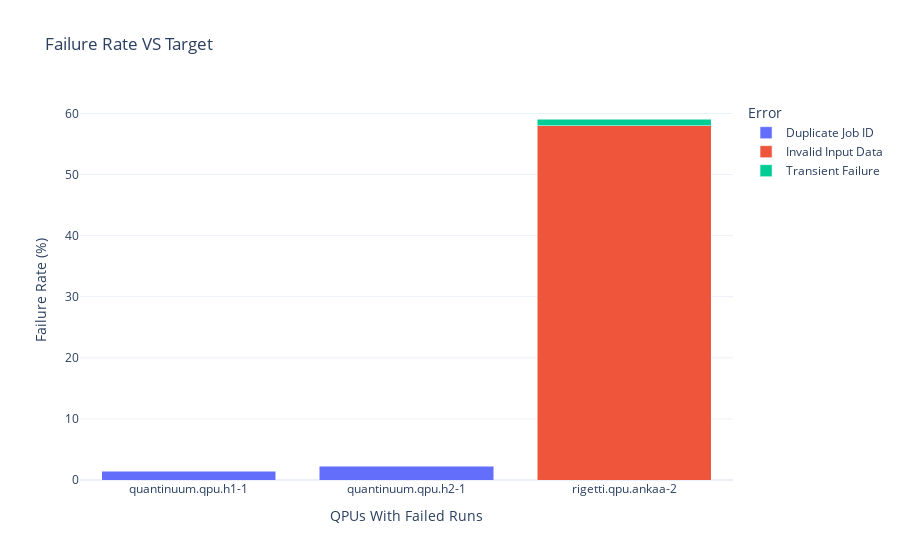

Notebook code cell kept with this figure:
### Code cell
#plotting 
merged_df.loc[merged_df['Failure Message'].str.contains("'400', 'message': '81 - Duplicate job id'", na=False), 'Failure Message'] = 'Duplicate Job ID'
merged_df.loc[merged_df['Failure Message'].str.contains("'InvalidInputData'", na=False), 'Failure Message'] = 'Invalid Input Data'
merged_df.loc[merged_df['Failure Message'].str.contains("'TransientFailure'", na=False), 'Failure Message'] = 'Transient Failure'


fig = px.bar(merged_df, x= "Target", y="error_rate", color = "Failure Message", barmode= "stack",
             title = "Failure Rate VS Target")
fig.update_layout(showlegend =True, yaxis_title = "Failure Rate (%)", xaxis_title = "QPUs With Failed Runs", legend_title_text = "Error") 

merged_df["Failure Message"] = merged_df['Failure Message'].astype(str)
#cutting out the message after
legend_labels = {subcategory: subcategory.split(", '")[0] for subcategory in merged_df['Failure Message'].unique()}
 
# Update the legend 
for trace in fig.data:
    trace.name = legend_labels.get(trace.name, trace.name)

fig

### Figure 1 — Plotly figure (JSON) as saved in the notebook; plotly's stock layout.template omitted (floating-point values rounded to 4 significant figures)
{"data": [{"alignmentgroup": "True", "hovertemplate": "Failure Message=Duplicate Job ID<br>Target=%{x}<br>error_rate=%{y}<extra></extra>", "legendgroup": "Duplicate Job ID", "marker": {"color": "#636efa", "pattern": {"shape": ""}}, "name": "Duplicate Job ID", "offsetgroup": "Duplicate Job ID", "orientation": "v", "showlegend": true, "textposition": "auto", "type": "bar", "x": ["quantinuum.qpu.h1-1", "quantinuum.qpu.h2-1"], "xaxis": "x", "y": [1.449, 2.273], "yaxis": "y"}, {"alignmentgroup": "True", "hovertemplate": "Failure Message=Invalid Input Data<br>Target=%{x}<br>error_rate=%{y}<extra></extra>", "legendgroup": "Invalid Input Data", "marker": {"color": "#EF553B", "pattern": {"shape": ""}}, "name": "Invalid Input Data", "offsetgroup": "Invalid Input Data", "orientation": "v", "showlegend": true, "textposition": "auto", "type": "bar", "x": ["rigetti.qpu.ankaa-2"], "xaxis": "x", "y": [57.95], "yaxis": "y"}, {"alignmentgroup": "True", "hovertemplate": "Failure Message=Transient Failure<br>Target=%{x}<br>error_rate=%{y}<extra></extra>", "legendgroup": "Transient Failure", "marker": {"color": "#00cc96", "pattern": {"shape": ""}}, "name": "Transient Failure", "offsetgroup": "Transient Failure", "orientation": "v", "showlegend": true, "textposition": "auto", "type": "bar", "x": ["rigetti.qpu.ankaa-2"], "xaxis": "x", "y": [1.136], "yaxis": "y"}], "layout": {"barmode": "stack", "legend": {"title": {"text": "Error"}, "tracegroupgap": 0}, "showlegend": true, "title": {"text": "Failure Rate VS Target"}, "xaxis": {"anchor": "y", "domain": [0, 1], "title": {"text": "QPUs With Failed Runs"}}, "yaxis": {"anchor": "x", "domain": [0, 1], "title": {"text": "Failure Rate (%)"}}}}
